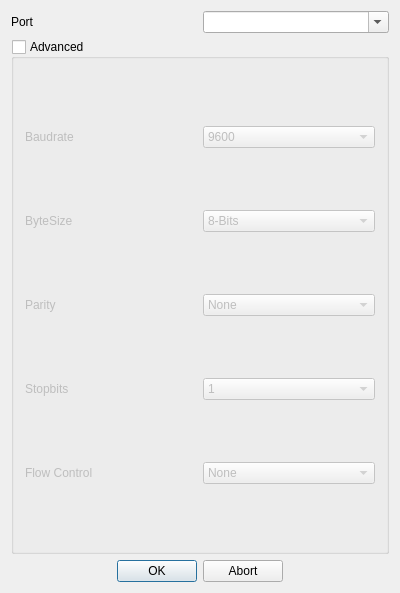
<?xml version="1.0" encoding="UTF-8"?>
<ui version="4.0">
 <class>Widget</class>
 <widget class="QWidget" name="Widget">
  <property name="geometry">
   <rect>
    <x>0</x>
    <y>0</y>
    <width>400</width>
    <height>593</height>
   </rect>
  </property>
  <property name="windowTitle">
   <string>Widget</string>
  </property>
  <layout class="QVBoxLayout" name="verticalLayout">
   <item>
    <layout class="QHBoxLayout" name="horizontalLayout">
     <item>
      <widget class="QLabel" name="label">
       <property name="text">
        <string>Port</string>
       </property>
      </widget>
     </item>
     <item>
      <widget class="QComboBox" name="cbPorts">
       <property name="editable">
        <bool>true</bool>
       </property>
      </widget>
     </item>
    </layout>
   </item>
   <item>
    <widget class="QGroupBox" name="advanced">
     <property name="sizePolicy">
      <sizepolicy hsizetype="Preferred" vsizetype="MinimumExpanding">
       <horstretch>0</horstretch>
       <verstretch>0</verstretch>
      </sizepolicy>
     </property>
     <property name="title">
      <string>Advanced</string>
     </property>
     <property name="checkable">
      <bool>true</bool>
     </property>
     <property name="checked">
      <bool>false</bool>
     </property>
     <layout class="QVBoxLayout" name="verticalLayout_2">
      <item>
       <layout class="QHBoxLayout" name="horizontalLayout_2">
        <item>
         <widget class="QLabel" name="label_2">
          <property name="text">
           <string>Baudrate</string>
          </property>
         </widget>
        </item>
        <item>
         <widget class="QComboBox" name="cbBaudrate">
          <property name="currentIndex">
           <number>12</number>
          </property>
          <property name="insertPolicy">
           <enum>QComboBox::InsertAlphabetically</enum>
          </property>
          <item>
           <property name="text">
            <string>50</string>
           </property>
          </item>
          <item>
           <property name="text">
            <string>75</string>
           </property>
          </item>
          <item>
           <property name="text">
            <string>110</string>
           </property>
          </item>
          <item>
           <property name="text">
            <string>134</string>
           </property>
          </item>
          <item>
           <property name="text">
            <string>150</string>
           </property>
          </item>
          <item>
           <property name="text">
            <string>200</string>
           </property>
          </item>
          <item>
           <property name="text">
            <string>300</string>
           </property>
          </item>
          <item>
           <property name="text">
            <string>600</string>
           </property>
          </item>
          <item>
           <property name="text">
            <string>1200</string>
           </property>
          </item>
          <item>
           <property name="text">
            <string>1800</string>
           </property>
          </item>
          <item>
           <property name="text">
            <string>2400</string>
           </property>
          </item>
          <item>
           <property name="text">
            <string>4800</string>
           </property>
          </item>
          <item>
           <property name="text">
            <string>9600</string>
           </property>
          </item>
          <item>
           <property name="text">
            <string>19200</string>
           </property>
          </item>
          <item>
           <property name="text">
            <string>38400</string>
           </property>
          </item>
          <item>
           <property name="text">
            <string>57600</string>
           </property>
          </item>
          <item>
           <property name="text">
            <string>115200</string>
           </property>
          </item>
          <item>
           <property name="text">
            <string>230400</string>
           </property>
          </item>
          <item>
           <property name="text">
            <string>460800</string>
           </property>
          </item>
          <item>
           <property name="text">
            <string>500000</string>
           </property>
          </item>
          <item>
           <property name="text">
            <string>576000</string>
           </property>
          </item>
          <item>
           <property name="text">
            <string>921600</string>
           </property>
          </item>
          <item>
           <property name="text">
            <string>1000000</string>
           </property>
          </item>
          <item>
           <property name="text">
            <string>1152000</string>
           </property>
          </item>
          <item>
           <property name="text">
            <string>1500000</string>
           </property>
          </item>
          <item>
           <property name="text">
            <string>2000000</string>
           </property>
          </item>
          <item>
           <property name="text">
            <string>2500000</string>
           </property>
          </item>
          <item>
           <property name="text">
            <string>3000000</string>
           </property>
          </item>
          <item>
           <property name="text">
            <string>3500000</string>
           </property>
          </item>
          <item>
           <property name="text">
            <string>4000000</string>
           </property>
          </item>
         </widget>
        </item>
       </layout>
      </item>
      <item>
       <layout class="QHBoxLayout" name="horizontalLayout_3">
        <item>
         <widget class="QLabel" name="label_3">
          <property name="text">
           <string>ByteSize</string>
          </property>
         </widget>
        </item>
        <item>
         <widget class="QComboBox" name="cbByteSize">
          <property name="currentIndex">
           <number>3</number>
          </property>
          <item>
           <property name="text">
            <string>5-Bits</string>
           </property>
          </item>
          <item>
           <property name="text">
            <string>6-Bits</string>
           </property>
          </item>
          <item>
           <property name="text">
            <string>7-Bits</string>
           </property>
          </item>
          <item>
           <property name="text">
            <string>8-Bits</string>
           </property>
          </item>
         </widget>
        </item>
       </layout>
      </item>
      <item>
       <layout class="QHBoxLayout" name="horizontalLayout_4">
        <item>
         <widget class="QLabel" name="label_4">
          <property name="text">
           <string>Parity</string>
          </property>
         </widget>
        </item>
        <item>
         <widget class="QComboBox" name="cbParity">
          <item>
           <property name="text">
            <string>None</string>
           </property>
          </item>
          <item>
           <property name="text">
            <string>Even</string>
           </property>
          </item>
          <item>
           <property name="text">
            <string>Odd</string>
           </property>
          </item>
          <item>
           <property name="text">
            <string>Mark</string>
           </property>
          </item>
          <item>
           <property name="text">
            <string>Space</string>
           </property>
          </item>
         </widget>
        </item>
       </layout>
      </item>
      <item>
       <layout class="QHBoxLayout" name="horizontalLayout_5">
        <item>
         <widget class="QLabel" name="label_5">
          <property name="text">
           <string>Stopbits</string>
          </property>
         </widget>
        </item>
        <item>
         <widget class="QComboBox" name="cbStopbits">
          <item>
           <property name="text">
            <string>1</string>
           </property>
          </item>
          <item>
           <property name="text">
            <string>1.5</string>
           </property>
          </item>
          <item>
           <property name="text">
            <string>2</string>
           </property>
          </item>
         </widget>
        </item>
       </layout>
      </item>
      <item>
       <layout class="QHBoxLayout" name="horizontalLayout_9">
        <item>
         <widget class="QLabel" name="label_6">
          <property name="text">
           <string>Flow Control</string>
          </property>
         </widget>
        </item>
        <item>
         <widget class="QComboBox" name="cbFlowControl">
          <item>
           <property name="text">
            <string>None</string>
           </property>
          </item>
          <item>
           <property name="text">
            <string>Hardware</string>
           </property>
          </item>
          <item>
           <property name="text">
            <string>Software</string>
           </property>
          </item>
          <item>
           <property name="text">
            <string>Unknown</string>
           </property>
          </item>
         </widget>
        </item>
       </layout>
      </item>
     </layout>
    </widget>
   </item>
   <item>
    <widget class="QDialogButtonBox" name="buttonBox">
     <property name="standardButtons">
      <set>QDialogButtonBox::Abort|QDialogButtonBox::Ok</set>
     </property>
     <property name="centerButtons">
      <bool>true</bool>
     </property>
    </widget>
   </item>
  </layout>
 </widget>
 <layoutdefault spacing="6" margin="11"/>
 <resources/>
 <connections>
  <connection>
   <sender>buttonBox</sender>
   <signal>accepted()</signal>
   <receiver>Widget</receiver>
   <slot>close()</slot>
   <hints>
    <hint type="sourcelabel">
     <x>305</x>
     <y>565</y>
    </hint>
    <hint type="destinationlabel">
     <x>199</x>
     <y>296</y>
    </hint>
   </hints>
  </connection>
  <connection>
   <sender>buttonBox</sender>
   <signal>rejected()</signal>
   <receiver>Widget</receiver>
   <slot>close()</slot>
   <hints>
    <hint type="sourcelabel">
     <x>305</x>
     <y>565</y>
    </hint>
    <hint type="destinationlabel">
     <x>199</x>
     <y>296</y>
    </hint>
   </hints>
  </connection>
 </connections>
</ui>
